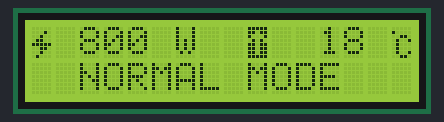
Recording of a sketch running on a simulated Arduino Uno, built with avr-gcc and run on an emulated ATmega328P. Shown: 16×2 character LCD.

Above: at 0.2 s.
At 2.7 s:
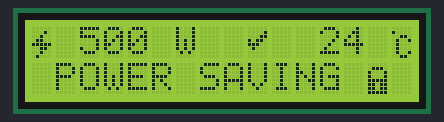

Measured:
- what the display in image 1 shows lasts 2.5 s, from 2.7 s to 5.2 s

The sketch:

LCDTest.ino
```cpp
#include <Wire.h>
#include <LiquidCrystal_I2C.h>

// Set the LCD address to 0x27 for a 16 chars and 2 line display
LiquidCrystal_I2C lcd(0x27, 16, 2);

byte binFull[] = {
	0x00,
	0x11,
	0x1F,
	0x1F,
	0x1F,
	0x1F,
	0x1F,
	0x0E
};

byte binEmpty[] = {
	0x00,
	0x11,
	0x11,
	0x11,
	0x11,
	0x11,
	0x11,
	0x0E
};

byte lightning2[] = {
	0x00,
	0x02,
	0x04,
	0x0C,
	0x1F,
	0x06,
	0x04,
	0x08
};

byte degreeCelsius[] = {
	0x00,
	0x10,
	0x06,
	0x09,
	0x08,
	0x08,
	0x09,
	0x06
};

byte lock[] = {
	0x00,
	0x0E,
	0x11,
	0x11,
	0x1F,
	0x1B,
	0x1B,
	0x1F
};

byte arrowUp[] = {
	0x1F,
	0x1B,
	0x11,
	0x0A,
	0x1B,
	0x1B,
	0x1B,
	0x1F
};

byte arrowDown[] = {
	0x1F,
	0x1B,
	0x1B,
	0x1B,
	0x0A,
	0x11,
	0x1B,
	0x1F
};

byte check[] = {
	0x00,
	0x01,
	0x03,
	0x16,
	0x1C,
	0x08,
	0x00,
	0x00
};

void setup()
{
	// initialize the LCD
	lcd.init();

	// Turn on the blacklight and print a message.
	lcd.backlight();

	// creates custom characters
	lcd.createChar(0, binFull);
    lcd.createChar(1, binEmpty);
    lcd.createChar(6, degreeCelsius);
    lcd.createChar(7, lightning2);
    lcd.createChar(8, lock);
    lcd.createChar(9, arrowUp);
    lcd.createChar(10, arrowDown);
    lcd.createChar(11, check);
}

void loop()
{
	lcd.clear();
	lcd.setCursor(0,0);
	lcd.write(7); 			// lightning
    lcd.setCursor(2, 0);
    lcd.print("800 W");		// power consumption

	lcd.setCursor(9, 0);
	lcd.write(9);			// arrowUp

	lcd.setCursor(12, 0);
	lcd.print("18");		// temperature

	lcd.setCursor(15, 0);
	lcd.write(6);			// degree celsius

	lcd.setCursor(2, 1);
    lcd.print("NORMAL MODE");	// operation mode
	delay(2500);

	lcd.clear();
	lcd.setCursor(0,0);
	lcd.write(7);
    lcd.setCursor(2, 0);
    lcd.print("500 W");

	lcd.setCursor(9, 0);
	lcd.write(11);			// arrowUp

	lcd.setCursor(12, 0);
	lcd.print("24");		// temperature

	lcd.setCursor(15, 0);
	lcd.write(6);			// degree celsius

	lcd.setCursor(1, 1);
    lcd.print("POWER SAVING");
	lcd.setCursor(14, 1);
	lcd.write(8);
	delay(2500);
}
```
